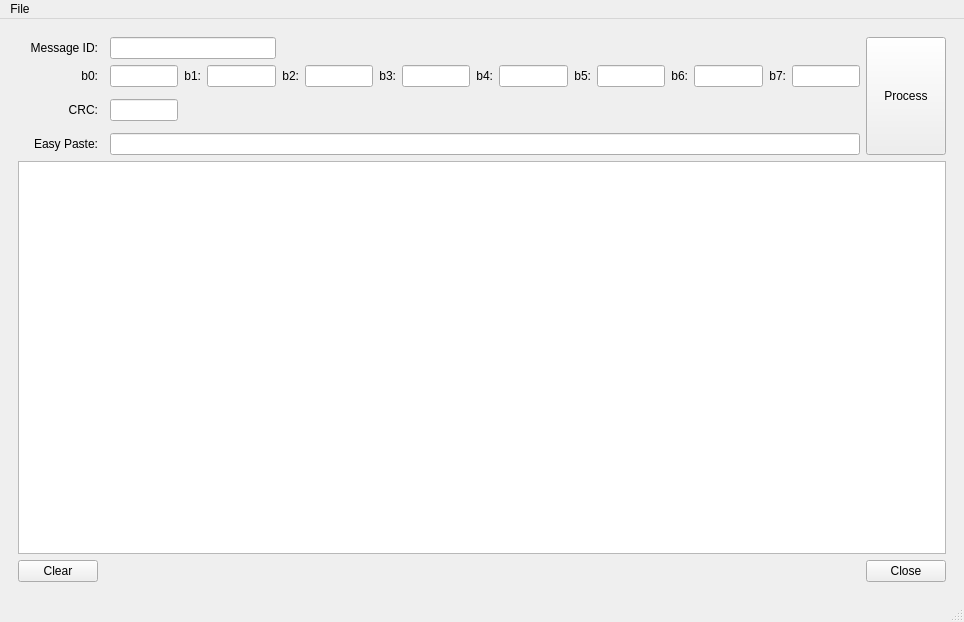
<?xml version="1.0" encoding="UTF-8"?>
<ui version="4.0">
 <class>MainWindow</class>
 <widget class="QMainWindow" name="MainWindow">
  <property name="geometry">
   <rect>
    <x>0</x>
    <y>0</y>
    <width>964</width>
    <height>622</height>
   </rect>
  </property>
  <property name="windowTitle">
   <string>MainWindow</string>
  </property>
  <property name="layoutDirection">
   <enum>Qt::LeftToRight</enum>
  </property>
  <widget class="QWidget" name="centralwidget">
   <layout class="QGridLayout" name="gridLayout_2">
    <item row="0" column="0" rowspan="3">
     <widget class="QFrame" name="frame">
      <layout class="QGridLayout" name="gridLayout">
       <property name="sizeConstraint">
        <enum>QLayout::SetDefaultConstraint</enum>
       </property>
       <item row="1" column="16">
        <widget class="QLineEdit" name="boxByte7"/>
       </item>
       <item row="1" column="2">
        <widget class="QLineEdit" name="boxByte0"/>
       </item>
       <item row="1" column="12">
        <widget class="QLineEdit" name="boxByte5"/>
       </item>
       <item row="1" column="14">
        <widget class="QLineEdit" name="boxByte6"/>
       </item>
       <item row="7" column="0" colspan="18">
        <widget class="QTextEdit" name="txtFeed">
         <property name="lineWrapMode">
          <enum>QTextEdit::NoWrap</enum>
         </property>
        </widget>
       </item>
       <item row="1" column="15">
        <widget class="QLabel" name="lblB7">
         <property name="text">
          <string>b7:</string>
         </property>
         <property name="alignment">
          <set>Qt::AlignRight|Qt::AlignTrailing|Qt::AlignVCenter</set>
         </property>
        </widget>
       </item>
       <item row="1" column="6">
        <widget class="QLineEdit" name="boxByte2"/>
       </item>
       <item row="1" column="11">
        <widget class="QLabel" name="lblB5">
         <property name="text">
          <string>b5:</string>
         </property>
         <property name="alignment">
          <set>Qt::AlignRight|Qt::AlignTrailing|Qt::AlignVCenter</set>
         </property>
        </widget>
       </item>
       <item row="1" column="13">
        <widget class="QLabel" name="lblB6">
         <property name="text">
          <string>b6:</string>
         </property>
         <property name="alignment">
          <set>Qt::AlignRight|Qt::AlignTrailing|Qt::AlignVCenter</set>
         </property>
        </widget>
       </item>
       <item row="1" column="9">
        <widget class="QLabel" name="lblB4">
         <property name="text">
          <string>b4:</string>
         </property>
         <property name="alignment">
          <set>Qt::AlignRight|Qt::AlignTrailing|Qt::AlignVCenter</set>
         </property>
        </widget>
       </item>
       <item row="1" column="3">
        <widget class="QLabel" name="lblB1">
         <property name="text">
          <string>b1:</string>
         </property>
         <property name="alignment">
          <set>Qt::AlignRight|Qt::AlignTrailing|Qt::AlignVCenter</set>
         </property>
        </widget>
       </item>
       <item row="1" column="10">
        <widget class="QLineEdit" name="boxByte4"/>
       </item>
       <item row="1" column="8">
        <widget class="QLineEdit" name="boxByte3"/>
       </item>
       <item row="0" column="2" colspan="3">
        <widget class="QLineEdit" name="boxMsgId"/>
       </item>
       <item row="1" column="7">
        <widget class="QLabel" name="lblB3">
         <property name="text">
          <string>b3:</string>
         </property>
         <property name="alignment">
          <set>Qt::AlignRight|Qt::AlignTrailing|Qt::AlignVCenter</set>
         </property>
        </widget>
       </item>
       <item row="0" column="17" rowspan="6">
        <widget class="QPushButton" name="btnProcess">
         <property name="sizePolicy">
          <sizepolicy hsizetype="Minimum" vsizetype="Preferred">
           <horstretch>0</horstretch>
           <verstretch>0</verstretch>
          </sizepolicy>
         </property>
         <property name="text">
          <string>Process</string>
         </property>
        </widget>
       </item>
       <item row="1" column="5">
        <widget class="QLabel" name="lblB2">
         <property name="text">
          <string>&lt;html&gt;&lt;head/&gt;&lt;body&gt;&lt;p&gt;b2:&lt;/p&gt;&lt;/body&gt;&lt;/html&gt;</string>
         </property>
         <property name="alignment">
          <set>Qt::AlignRight|Qt::AlignTrailing|Qt::AlignVCenter</set>
         </property>
        </widget>
       </item>
       <item row="3" column="2">
        <widget class="QLineEdit" name="boxCRC"/>
       </item>
       <item row="1" column="4">
        <widget class="QLineEdit" name="boxByte1"/>
       </item>
       <item row="8" column="0">
        <widget class="QPushButton" name="btnClear">
         <property name="text">
          <string>Clear</string>
         </property>
        </widget>
       </item>
       <item row="5" column="2" colspan="15">
        <widget class="QLineEdit" name="boxEasyPaste">
         <property name="sizePolicy">
          <sizepolicy hsizetype="Expanding" vsizetype="Fixed">
           <horstretch>0</horstretch>
           <verstretch>0</verstretch>
          </sizepolicy>
         </property>
         <property name="font">
          <font>
           <family>Courier New</family>
           <pointsize>8</pointsize>
          </font>
         </property>
         <property name="toolTip">
          <string>Tab Separated &quot;Message ID&quot;, &quot;b0&quot; .. &quot;b7&quot; &amp; &quot;CRC&quot;</string>
         </property>
         <property name="statusTip">
          <string>(Paste message's from the CAN export examples spreadsheet.)</string>
         </property>
        </widget>
       </item>
       <item row="8" column="17">
        <widget class="QPushButton" name="btnClose">
         <property name="text">
          <string>Close</string>
         </property>
        </widget>
       </item>
       <item row="5" column="0">
        <widget class="QLabel" name="lblEasyPaste">
         <property name="text">
          <string>Easy Paste:</string>
         </property>
         <property name="alignment">
          <set>Qt::AlignRight|Qt::AlignTrailing|Qt::AlignVCenter</set>
         </property>
        </widget>
       </item>
       <item row="3" column="0">
        <widget class="QLabel" name="lblCRC">
         <property name="text">
          <string>CRC:</string>
         </property>
         <property name="alignment">
          <set>Qt::AlignRight|Qt::AlignTrailing|Qt::AlignVCenter</set>
         </property>
        </widget>
       </item>
       <item row="1" column="0">
        <widget class="QLabel" name="lblB0">
         <property name="text">
          <string>b0:</string>
         </property>
         <property name="alignment">
          <set>Qt::AlignRight|Qt::AlignTrailing|Qt::AlignVCenter</set>
         </property>
        </widget>
       </item>
       <item row="0" column="0">
        <widget class="QLabel" name="lblMsgId">
         <property name="text">
          <string>Message ID:</string>
         </property>
         <property name="alignment">
          <set>Qt::AlignRight|Qt::AlignTrailing|Qt::AlignVCenter</set>
         </property>
        </widget>
       </item>
      </layout>
     </widget>
    </item>
   </layout>
  </widget>
  <widget class="QStatusBar" name="statusbar">
   <property name="enabled">
    <bool>true</bool>
   </property>
   <property name="toolTip">
    <string>hallo tool tip</string>
   </property>
   <property name="statusTip">
    <string>hallo-status tip</string>
   </property>
   <property name="whatsThis">
    <string>hallo whats this</string>
   </property>
   <property name="accessibleName">
    <string>some name</string>
   </property>
   <property name="accessibleDescription">
    <string>some descripton</string>
   </property>
  </widget>
  <widget class="QMenuBar" name="menubar">
   <property name="geometry">
    <rect>
     <x>0</x>
     <y>0</y>
     <width>964</width>
     <height>21</height>
    </rect>
   </property>
   <widget class="QMenu" name="menumenu_1">
    <property name="title">
     <string>File</string>
    </property>
    <addaction name="actionOpenDatabase"/>
    <addaction name="actionExit"/>
   </widget>
   <addaction name="menumenu_1"/>
  </widget>
  <action name="actionOpenDatabase">
   <property name="text">
    <string>Open Database</string>
   </property>
  </action>
  <action name="actionExit">
   <property name="text">
    <string>Exit</string>
   </property>
  </action>
 </widget>
 <tabstops>
  <tabstop>boxMsgId</tabstop>
  <tabstop>boxByte0</tabstop>
  <tabstop>boxByte1</tabstop>
  <tabstop>boxByte2</tabstop>
  <tabstop>boxByte3</tabstop>
  <tabstop>boxByte4</tabstop>
  <tabstop>boxByte5</tabstop>
  <tabstop>boxByte6</tabstop>
  <tabstop>boxByte7</tabstop>
  <tabstop>boxCRC</tabstop>
  <tabstop>btnProcess</tabstop>
  <tabstop>boxEasyPaste</tabstop>
  <tabstop>txtFeed</tabstop>
 </tabstops>
 <resources/>
 <connections/>
</ui>
